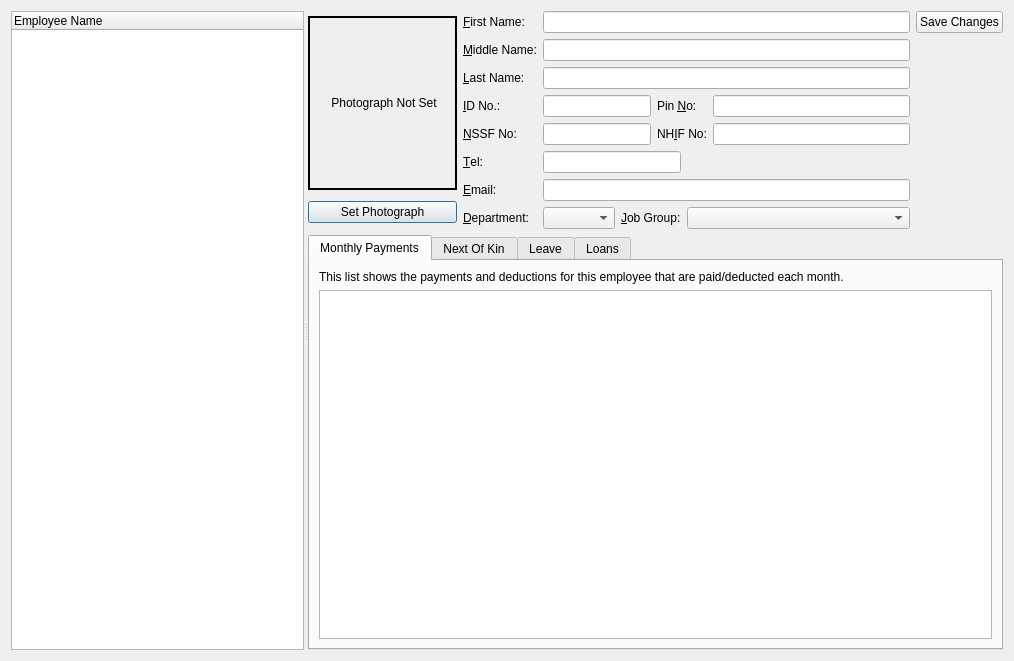
<?xml version="1.0" encoding="UTF-8"?>
<ui version="4.0">
 <class>EmployeeCentre</class>
 <widget class="QDialog" name="EmployeeCentre">
  <property name="geometry">
   <rect>
    <x>0</x>
    <y>0</y>
    <width>1014</width>
    <height>661</height>
   </rect>
  </property>
  <property name="windowTitle">
   <string>Employees Details</string>
  </property>
  <layout class="QHBoxLayout" name="horizontalLayout_3">
   <item>
    <widget class="QSplitter" name="splitter">
     <property name="orientation">
      <enum>Qt::Horizontal</enum>
     </property>
     <widget class="QTreeWidget" name="trvEmployees">
      <property name="alternatingRowColors">
       <bool>true</bool>
      </property>
      <column>
       <property name="text">
        <string>Employee Name</string>
       </property>
      </column>
     </widget>
     <widget class="QWidget" name="">
      <layout class="QVBoxLayout" name="verticalLayout_2">
       <item>
        <layout class="QHBoxLayout" name="horizontalLayout_2">
         <item>
          <layout class="QVBoxLayout" name="verticalLayout">
           <item>
            <widget class="QLabel" name="label">
             <property name="sizePolicy">
              <sizepolicy hsizetype="Preferred" vsizetype="Preferred">
               <horstretch>0</horstretch>
               <verstretch>1</verstretch>
              </sizepolicy>
             </property>
             <property name="minimumSize">
              <size>
               <width>149</width>
               <height>174</height>
              </size>
             </property>
             <property name="maximumSize">
              <size>
               <width>149</width>
               <height>174</height>
              </size>
             </property>
             <property name="frameShape">
              <enum>QFrame::WinPanel</enum>
             </property>
             <property name="text">
              <string>&lt;html&gt;&lt;head/&gt;&lt;body&gt;&lt;p align=&quot;center&quot;&gt;Photograph Not Set&lt;/p&gt;&lt;/body&gt;&lt;/html&gt;</string>
             </property>
             <property name="margin">
              <number>0</number>
             </property>
             <property name="buddy">
              <cstring>pushButton</cstring>
             </property>
            </widget>
           </item>
           <item>
            <layout class="QHBoxLayout" name="horizontalLayout">
             <item>
              <widget class="QPushButton" name="pushButton">
               <property name="text">
                <string>Set Photograph</string>
               </property>
              </widget>
             </item>
            </layout>
           </item>
          </layout>
         </item>
         <item>
          <layout class="QGridLayout" name="gridLayout">
           <item row="5" column="1" colspan="3">
            <widget class="QLineEdit" name="lineEdit_8"/>
           </item>
           <item row="2" column="1" colspan="5">
            <widget class="QLineEdit" name="txtLastName"/>
           </item>
           <item row="1" column="1" colspan="5">
            <widget class="QLineEdit" name="txtMiddleName"/>
           </item>
           <item row="0" column="1" colspan="5">
            <widget class="QLineEdit" name="txtFirstName"/>
           </item>
           <item row="6" column="1" colspan="5">
            <widget class="QLineEdit" name="lineEdit_9"/>
           </item>
           <item row="4" column="0">
            <widget class="QLabel" name="label_7">
             <property name="text">
              <string>&amp;NSSF No:</string>
             </property>
             <property name="buddy">
              <cstring>lineEdit_6</cstring>
             </property>
            </widget>
           </item>
           <item row="3" column="0">
            <widget class="QLabel" name="label_5">
             <property name="text">
              <string>&amp;ID No.:</string>
             </property>
             <property name="buddy">
              <cstring>lineEdit_4</cstring>
             </property>
            </widget>
           </item>
           <item row="4" column="5">
            <widget class="QLineEdit" name="lineEdit_7"/>
           </item>
           <item row="7" column="1">
            <widget class="QComboBox" name="comboBox"/>
           </item>
           <item row="0" column="0">
            <widget class="QLabel" name="label_2">
             <property name="text">
              <string>&amp;First Name:</string>
             </property>
             <property name="buddy">
              <cstring>txtFirstName</cstring>
             </property>
            </widget>
           </item>
           <item row="3" column="5">
            <widget class="QLineEdit" name="lineEdit_5"/>
           </item>
           <item row="4" column="1" colspan="2">
            <widget class="QLineEdit" name="lineEdit_6"/>
           </item>
           <item row="7" column="2" colspan="2">
            <widget class="QLabel" name="label_12">
             <property name="text">
              <string>&amp;Job Group:</string>
             </property>
             <property name="buddy">
              <cstring>comboBox_2</cstring>
             </property>
            </widget>
           </item>
           <item row="3" column="3" colspan="2">
            <widget class="QLabel" name="label_6">
             <property name="text">
              <string>Pin &amp;No:</string>
             </property>
             <property name="buddy">
              <cstring>lineEdit_5</cstring>
             </property>
            </widget>
           </item>
           <item row="4" column="3" colspan="2">
            <widget class="QLabel" name="label_8">
             <property name="text">
              <string>NH&amp;IF No:</string>
             </property>
             <property name="buddy">
              <cstring>lineEdit_7</cstring>
             </property>
            </widget>
           </item>
           <item row="5" column="0">
            <widget class="QLabel" name="label_9">
             <property name="text">
              <string>&amp;Tel:</string>
             </property>
             <property name="buddy">
              <cstring>lineEdit_8</cstring>
             </property>
            </widget>
           </item>
           <item row="3" column="1" colspan="2">
            <widget class="QLineEdit" name="lineEdit_4"/>
           </item>
           <item row="6" column="0">
            <widget class="QLabel" name="label_10">
             <property name="text">
              <string>&amp;Email:</string>
             </property>
             <property name="buddy">
              <cstring>lineEdit_9</cstring>
             </property>
            </widget>
           </item>
           <item row="1" column="0">
            <widget class="QLabel" name="label_3">
             <property name="text">
              <string>&amp;Middle Name:</string>
             </property>
             <property name="buddy">
              <cstring>txtMiddleName</cstring>
             </property>
            </widget>
           </item>
           <item row="2" column="0">
            <widget class="QLabel" name="label_4">
             <property name="text">
              <string>&amp;Last Name:</string>
             </property>
             <property name="buddy">
              <cstring>txtLastName</cstring>
             </property>
            </widget>
           </item>
           <item row="7" column="0">
            <widget class="QLabel" name="label_11">
             <property name="text">
              <string>&amp;Department:</string>
             </property>
             <property name="buddy">
              <cstring>comboBox</cstring>
             </property>
            </widget>
           </item>
           <item row="7" column="4" colspan="2">
            <widget class="QComboBox" name="comboBox_2"/>
           </item>
           <item row="0" column="6">
            <widget class="QPushButton" name="pushButton_2">
             <property name="text">
              <string>Save Changes</string>
             </property>
            </widget>
           </item>
          </layout>
         </item>
        </layout>
       </item>
       <item>
        <widget class="QTabWidget" name="tabWidget">
         <property name="currentIndex">
          <number>0</number>
         </property>
         <widget class="QWidget" name="tab">
          <attribute name="title">
           <string>Monthly Payments</string>
          </attribute>
          <layout class="QVBoxLayout" name="verticalLayout_3">
           <item>
            <widget class="QLabel" name="label_13">
             <property name="text">
              <string>This list shows the payments and deductions for this employee that are paid/deducted each month.</string>
             </property>
             <property name="buddy">
              <cstring>tableView</cstring>
             </property>
            </widget>
           </item>
           <item>
            <widget class="QTableView" name="tableView"/>
           </item>
          </layout>
         </widget>
         <widget class="QWidget" name="tab_2">
          <attribute name="title">
           <string>Next Of Kin</string>
          </attribute>
         </widget>
         <widget class="QWidget" name="tab_3">
          <attribute name="title">
           <string>Leave</string>
          </attribute>
         </widget>
         <widget class="QWidget" name="tab_4">
          <attribute name="title">
           <string>Loans</string>
          </attribute>
         </widget>
        </widget>
       </item>
      </layout>
     </widget>
    </widget>
   </item>
  </layout>
 </widget>
 <tabstops>
  <tabstop>txtFirstName</tabstop>
  <tabstop>txtMiddleName</tabstop>
  <tabstop>txtLastName</tabstop>
  <tabstop>lineEdit_4</tabstop>
  <tabstop>lineEdit_5</tabstop>
  <tabstop>lineEdit_6</tabstop>
  <tabstop>lineEdit_7</tabstop>
  <tabstop>lineEdit_8</tabstop>
  <tabstop>lineEdit_9</tabstop>
  <tabstop>comboBox</tabstop>
  <tabstop>comboBox_2</tabstop>
  <tabstop>pushButton</tabstop>
  <tabstop>tabWidget</tabstop>
  <tabstop>tableView</tabstop>
  <tabstop>pushButton_2</tabstop>
 </tabstops>
 <resources/>
 <connections/>
</ui>
